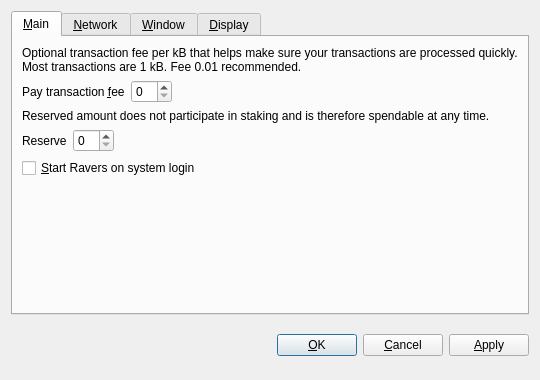
<?xml version="1.0" encoding="UTF-8"?>
<ui version="4.0">
 <class>OptionsDialog</class>
 <widget class="QDialog" name="OptionsDialog">
  <property name="geometry">
   <rect>
    <x>0</x>
    <y>0</y>
    <width>540</width>
    <height>380</height>
   </rect>
  </property>
  <property name="windowTitle">
   <string>Options</string>
  </property>
  <property name="modal">
   <bool>true</bool>
  </property>
  <layout class="QVBoxLayout" name="verticalLayout">
   <item>
    <widget class="QTabWidget" name="tabWidget">
     <property name="tabPosition">
      <enum>QTabWidget::North</enum>
     </property>
     <property name="currentIndex">
      <number>0</number>
     </property>
     <widget class="QWidget" name="tabMain">
      <attribute name="title">
       <string>&amp;Main</string>
      </attribute>
      <layout class="QVBoxLayout" name="verticalLayout_Main">
       <item>
        <widget class="QLabel" name="transactionFeeInfoLabel">
         <property name="text">
          <string>Optional transaction fee per kB that helps make sure your transactions are processed quickly. Most transactions are 1 kB. Fee 0.01 recommended.</string>
         </property>
         <property name="textFormat">
          <enum>Qt::PlainText</enum>
         </property>
         <property name="wordWrap">
          <bool>true</bool>
         </property>
        </widget>
       </item>
       <item>
        <layout class="QHBoxLayout" name="horizontalLayoutFee">
         <item>
          <widget class="QLabel" name="transactionFeeLabel">
           <property name="text">
            <string>Pay transaction &amp;fee</string>
           </property>
           <property name="textFormat">
            <enum>Qt::PlainText</enum>
           </property>
           <property name="buddy">
            <cstring>transactionFee</cstring>
           </property>
          </widget>
         </item>
         <item>
          <widget class="BitcoinAmountField" name="transactionFee"/>
         </item>
         <item>
          <spacer name="horizontalSpacerFee">
           <property name="orientation">
            <enum>Qt::Horizontal</enum>
           </property>
           <property name="sizeHint" stdset="0">
            <size>
             <width>40</width>
             <height>20</height>
            </size>
           </property>
          </spacer>
         </item>
        </layout>
       </item>
       <item>
        <widget class="QLabel" name="reserveBalanceInfoLabel">
         <property name="text">
          <string>Reserved amount does not participate in staking and is therefore spendable at any time.</string>
         </property>
         <property name="textFormat">
          <enum>Qt::PlainText</enum>
         </property>
         <property name="wordWrap">
          <bool>true</bool>
         </property>
        </widget>
       </item>
       <item>
        <layout class="QHBoxLayout" name="horizontalLayoutReserveBalance">
         <item>
          <widget class="QLabel" name="reserveBalanceLabel">
           <property name="text">
            <string>Reserve</string>
           </property>
           <property name="textFormat">
            <enum>Qt::PlainText</enum>
           </property>
           <property name="buddy">
            <cstring>reserveBalance</cstring>
           </property>
          </widget>
         </item>
         <item>
          <widget class="BitcoinAmountField" name="reserveBalance"/>
         </item>
         <item>
          <spacer name="horizontalSpacerReserveBalance">
           <property name="orientation">
            <enum>Qt::Horizontal</enum>
           </property>
           <property name="sizeHint" stdset="0">
            <size>
             <width>40</width>
             <height>20</height>
            </size>
           </property>
          </spacer>
         </item>
        </layout>
       </item>
       <item>
        <widget class="QCheckBox" name="bitcoinAtStartup">
         <property name="toolTip">
          <string>Automatically start Ravers after logging in to the system.</string>
         </property>
         <property name="text">
          <string>&amp;Start Ravers on system login</string>
         </property>
        </widget>
       </item>
       <item>
        <spacer name="verticalSpacer_Main">
         <property name="orientation">
          <enum>Qt::Vertical</enum>
         </property>
         <property name="sizeHint" stdset="0">
          <size>
           <width>20</width>
           <height>40</height>
          </size>
         </property>
        </spacer>
       </item>
      </layout>
     </widget>
     <widget class="QWidget" name="tabNetwork">
      <attribute name="title">
       <string>&amp;Network</string>
      </attribute>
      <layout class="QVBoxLayout" name="verticalLayout_Network">
       <item>
        <widget class="QCheckBox" name="mapPortUpnp">
         <property name="toolTip">
          <string>Automatically open the Ravers client port on the router. This only works when your router supports UPnP and it is enabled.</string>
         </property>
         <property name="text">
          <string>Map port using &amp;UPnP</string>
         </property>
        </widget>
       </item>
       <item>
        <widget class="QCheckBox" name="connectSocks">
         <property name="toolTip">
          <string>Connect to the Ravers network through a SOCKS proxy (e.g. when connecting through Tor).</string>
         </property>
         <property name="text">
          <string>&amp;Connect through SOCKS proxy:</string>
         </property>
        </widget>
       </item>
       <item>
        <layout class="QHBoxLayout" name="horizontalLayout_Network">
         <item>
          <widget class="QLabel" name="proxyIpLabel">
           <property name="text">
            <string>Proxy &amp;IP:</string>
           </property>
           <property name="textFormat">
            <enum>Qt::PlainText</enum>
           </property>
           <property name="buddy">
            <cstring>proxyIp</cstring>
           </property>
          </widget>
         </item>
         <item>
          <widget class="QValidatedLineEdit" name="proxyIp">
           <property name="maximumSize">
            <size>
             <width>140</width>
             <height>16777215</height>
            </size>
           </property>
           <property name="toolTip">
            <string>IP address of the proxy (e.g. 127.0.0.1)</string>
           </property>
          </widget>
         </item>
         <item>
          <widget class="QLabel" name="proxyPortLabel">
           <property name="text">
            <string>&amp;Port:</string>
           </property>
           <property name="textFormat">
            <enum>Qt::PlainText</enum>
           </property>
           <property name="buddy">
            <cstring>proxyPort</cstring>
           </property>
          </widget>
         </item>
         <item>
          <widget class="QLineEdit" name="proxyPort">
           <property name="maximumSize">
            <size>
             <width>55</width>
             <height>16777215</height>
            </size>
           </property>
           <property name="toolTip">
            <string>Port of the proxy (e.g. 9050)</string>
           </property>
          </widget>
         </item>
         <item>
          <widget class="QLabel" name="socksVersionLabel">
           <property name="text">
            <string>SOCKS &amp;Version:</string>
           </property>
           <property name="textFormat">
            <enum>Qt::PlainText</enum>
           </property>
           <property name="buddy">
            <cstring>socksVersion</cstring>
           </property>
          </widget>
         </item>
         <item>
          <widget class="QValueComboBox" name="socksVersion">
           <property name="toolTip">
            <string>SOCKS version of the proxy (e.g. 5)</string>
           </property>
          </widget>
         </item>
         <item>
          <spacer name="horizontalSpacer_Network">
           <property name="orientation">
            <enum>Qt::Horizontal</enum>
           </property>
           <property name="sizeHint" stdset="0">
            <size>
             <width>40</width>
             <height>20</height>
            </size>
           </property>
          </spacer>
         </item>
        </layout>
       </item>
       <item>
        <spacer name="verticalSpacer_Network">
         <property name="orientation">
          <enum>Qt::Vertical</enum>
         </property>
         <property name="sizeHint" stdset="0">
          <size>
           <width>20</width>
           <height>40</height>
          </size>
         </property>
        </spacer>
       </item>
      </layout>
     </widget>
     <widget class="QWidget" name="tabWindow">
      <attribute name="title">
       <string>&amp;Window</string>
      </attribute>
      <layout class="QVBoxLayout" name="verticalLayout_Window">
       <item>
        <widget class="QCheckBox" name="minimizeToTray">
         <property name="toolTip">
          <string>Show only a tray icon after minimizing the window.</string>
         </property>
         <property name="text">
          <string>&amp;Minimize to the tray instead of the taskbar</string>
         </property>
        </widget>
       </item>
       <item>
        <widget class="QCheckBox" name="minimizeOnClose">
         <property name="toolTip">
          <string>Minimize instead of exit the application when the window is closed. When this option is enabled, the application will be closed only after selecting Quit in the menu.</string>
         </property>
         <property name="text">
          <string>M&amp;inimize on close</string>
         </property>
        </widget>
       </item>
       <item>
        <spacer name="verticalSpacer_Window">
         <property name="orientation">
          <enum>Qt::Vertical</enum>
         </property>
         <property name="sizeHint" stdset="0">
          <size>
           <width>20</width>
           <height>40</height>
          </size>
         </property>
        </spacer>
       </item>
      </layout>
     </widget>
     <widget class="QWidget" name="tabDisplay">
      <attribute name="title">
       <string>&amp;Display</string>
      </attribute>
      <layout class="QVBoxLayout" name="verticalLayout_Display">
       <item>
        <layout class="QHBoxLayout" name="horizontalLayout_1_Display">
         <item>
          <widget class="QLabel" name="langLabel">
           <property name="text">
            <string>User Interface &amp;language:</string>
           </property>
           <property name="textFormat">
            <enum>Qt::PlainText</enum>
           </property>
           <property name="buddy">
            <cstring>lang</cstring>
           </property>
          </widget>
         </item>
         <item>
          <widget class="QValueComboBox" name="lang">
           <property name="toolTip">
            <string>The user interface language can be set here. This setting will take effect after restarting Ravers.</string>
           </property>
          </widget>
         </item>
        </layout>
       </item>
       <item>
        <layout class="QHBoxLayout" name="horizontalLayout_2_Display">
         <item>
          <widget class="QLabel" name="unitLabel">
           <property name="text">
            <string>&amp;Unit to show amounts in:</string>
           </property>
           <property name="textFormat">
            <enum>Qt::PlainText</enum>
           </property>
           <property name="buddy">
            <cstring>unit</cstring>
           </property>
          </widget>
         </item>
         <item>
          <widget class="QValueComboBox" name="unit">
           <property name="toolTip">
            <string>Choose the default subdivision unit to show in the interface and when sending coins.</string>
           </property>
          </widget>
         </item>
        </layout>
       </item>
       <item>
        <widget class="QCheckBox" name="displayAddresses">
         <property name="toolTip">
          <string>Whether to show Ravers addresses in the transaction list or not.</string>
         </property>
         <property name="text">
          <string>&amp;Display addresses in transaction list</string>
         </property>
        </widget>
       </item>
       <item>
        <widget class="QCheckBox" name="coinControlFeatures">
         <property name="toolTip">
          <string>Whether to show coin control features or not.</string>
         </property>
         <property name="text">
          <string>Display coin &amp;control features (experts only!)</string>
         </property>
        </widget>
       </item>
       <item>
        <spacer name="verticalSpacer_Display">
         <property name="orientation">
          <enum>Qt::Vertical</enum>
         </property>
         <property name="sizeHint" stdset="0">
          <size>
           <width>20</width>
           <height>40</height>
          </size>
         </property>
        </spacer>
       </item>
      </layout>
     </widget>
    </widget>
   </item>
   <item>
    <layout class="QHBoxLayout" name="horizontalLayout_Buttons">
     <item>
      <spacer name="horizontalSpacer_1">
       <property name="orientation">
        <enum>Qt::Horizontal</enum>
       </property>
       <property name="sizeHint" stdset="0">
        <size>
         <width>40</width>
         <height>48</height>
        </size>
       </property>
      </spacer>
     </item>
     <item>
      <widget class="QLabel" name="statusLabel">
       <property name="font">
        <font>
         <weight>75</weight>
         <bold>true</bold>
        </font>
       </property>
       <property name="text">
        <string/>
       </property>
       <property name="textFormat">
        <enum>Qt::PlainText</enum>
       </property>
       <property name="wordWrap">
        <bool>true</bool>
       </property>
      </widget>
     </item>
     <item>
      <spacer name="horizontalSpacer_2">
       <property name="orientation">
        <enum>Qt::Horizontal</enum>
       </property>
       <property name="sizeHint" stdset="0">
        <size>
         <width>40</width>
         <height>48</height>
        </size>
       </property>
      </spacer>
     </item>
     <item>
      <widget class="QPushButton" name="okButton">
       <property name="text">
        <string>&amp;OK</string>
       </property>
      </widget>
     </item>
     <item>
      <widget class="QPushButton" name="cancelButton">
       <property name="text">
        <string>&amp;Cancel</string>
       </property>
       <property name="autoDefault">
        <bool>false</bool>
       </property>
      </widget>
     </item>
     <item>
      <widget class="QPushButton" name="applyButton">
       <property name="text">
        <string>&amp;Apply</string>
       </property>
       <property name="autoDefault">
        <bool>false</bool>
       </property>
      </widget>
     </item>
    </layout>
   </item>
  </layout>
 </widget>
 <customwidgets>
  <customwidget>
   <class>BitcoinAmountField</class>
   <extends>QSpinBox</extends>
   <header>bitcoinamountfield.h</header>
  </customwidget>
  <customwidget>
   <class>QValueComboBox</class>
   <extends>QComboBox</extends>
   <header>qvaluecombobox.h</header>
  </customwidget>
  <customwidget>
   <class>QValidatedLineEdit</class>
   <extends>QLineEdit</extends>
   <header>qvalidatedlineedit.h</header>
  </customwidget>
 </customwidgets>
 <resources/>
 <connections/>
</ui>
